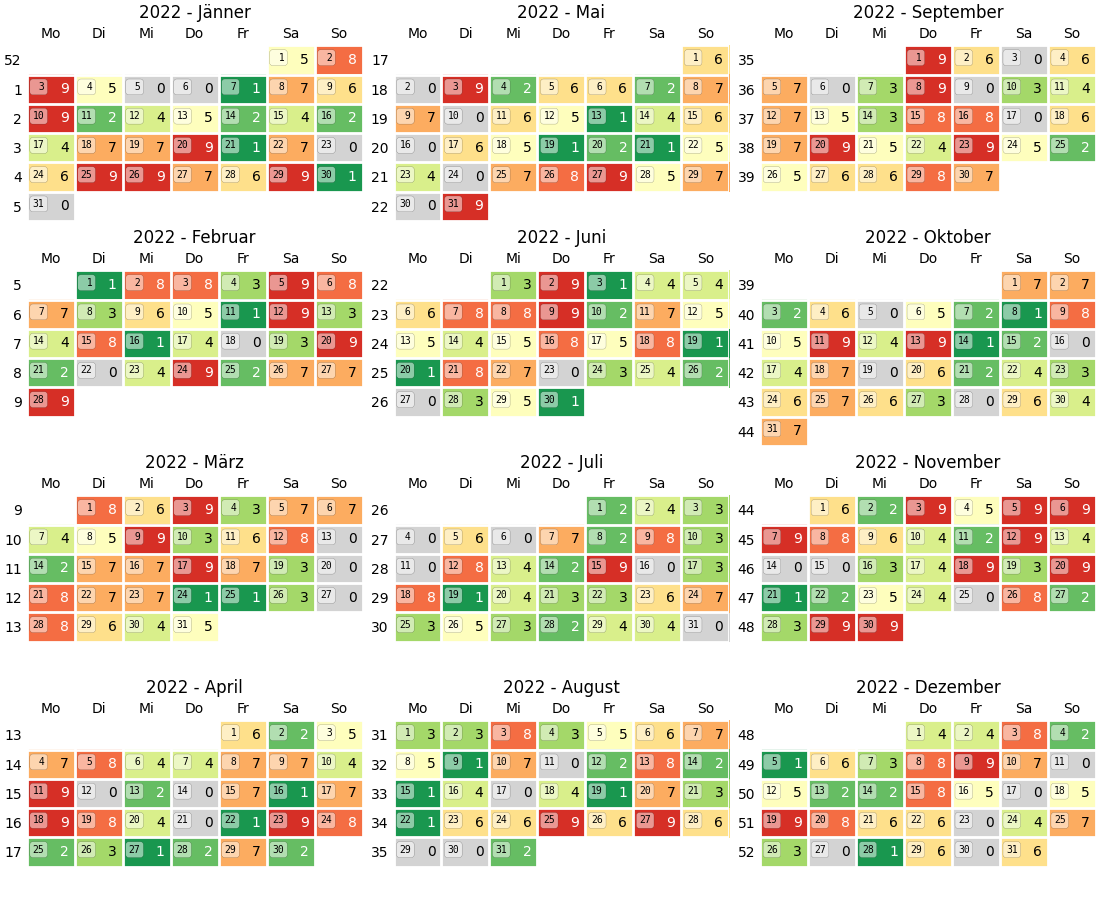

Here is the Python script that generated this plot:
from monthly_calendar_plot import monthly_calendar_figure
import pandas as pd
import numpy as np
import locale


if __name__ == '__main__':
    locale.setlocale(locale.LC_ALL, 'de_AT.UTF-8')
    # Creating random dataset:
    index = pd.date_range('2022-01-01', '2022-12-31', freq='D')
    np.random.seed(1)
    data = np.random.randint(0, 10, size=(len(index)))
    # making the data to a pandas.Series:
    daily = pd.Series(index=index, data=data)

    # actual plotting function:
    fig = monthly_calendar_figure(series=daily, cols=3, cmap='RdYlGn_r', min_value=0.001, color_unter='lightgray', color_bad='white', annotation_fmt=dict(ha='right'))
    fig.set_size_inches(h=9, w=11)
    fig.savefig('example.png')
